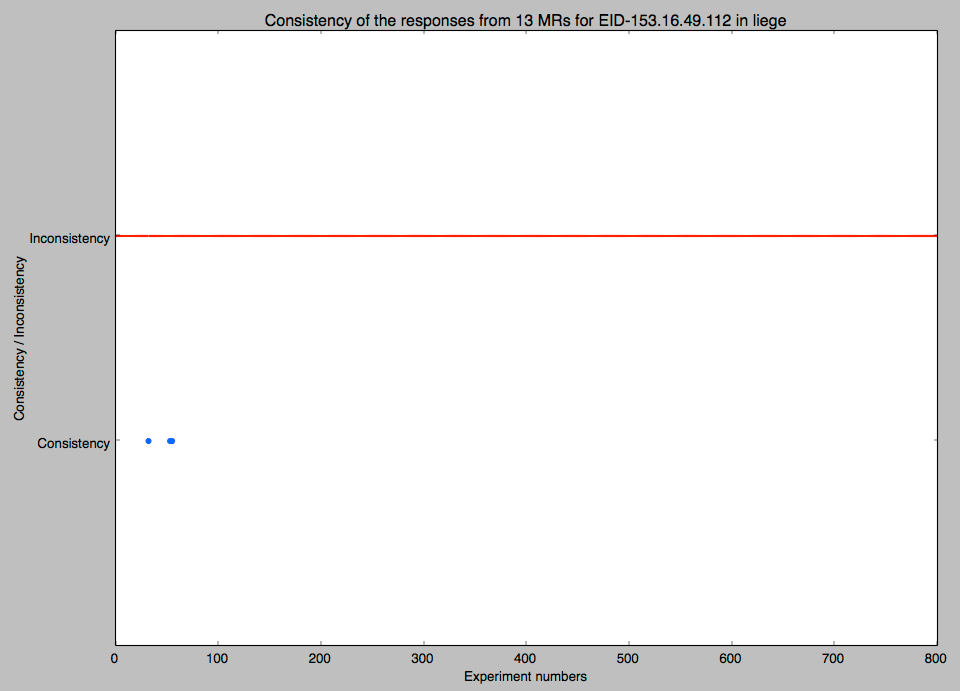

Write the Python code that produced this figure.
__author__ = 'yueli'
import numpy as np
import matplotlib.pyplot as plt

# Import the targeted raw CSV file
rawCSV_file1 = "/Users/yueli/Documents/Codes/TracesAnalyzer/log/For_MR/planetlab1-EID-153.16.49.112-MR-149.20.48.61.log.csv"
rawCSV_file2 = "/Users/yueli/Documents/Codes/TracesAnalyzer/log/For_MR/planetlab1-EID-153.16.49.112-MR-149.20.48.77.log.csv"
rawCSV_file3 = "/Users/yueli/Documents/Codes/TracesAnalyzer/log/For_MR/planetlab1-EID-153.16.49.112-MR-173.36.254.164.log.csv"
rawCSV_file4 = "/Users/yueli/Documents/Codes/TracesAnalyzer/log/For_MR/planetlab1-EID-153.16.49.112-MR-193.162.145.50.log.csv"
rawCSV_file5 = "/Users/yueli/Documents/Codes/TracesAnalyzer/log/For_MR/planetlab1-EID-153.16.49.112-MR-195.50.116.18.log.csv"
rawCSV_file6 = "/Users/yueli/Documents/Codes/TracesAnalyzer/log/For_MR/planetlab1-EID-153.16.49.112-MR-198.6.255.37.log.csv"
rawCSV_file7 = "/Users/yueli/Documents/Codes/TracesAnalyzer/log/For_MR/planetlab1-EID-153.16.49.112-MR-198.6.255.40.log.csv"
rawCSV_file8 = "/Users/yueli/Documents/Codes/TracesAnalyzer/log/For_MR/planetlab1-EID-153.16.49.112-MR-202.51.247.10.log.csv"
rawCSV_file9 = "/Users/yueli/Documents/Codes/TracesAnalyzer/log/For_MR/planetlab1-EID-153.16.49.112-MR-202.214.86.252.log.csv"
rawCSV_file10 = "/Users/yueli/Documents/Codes/TracesAnalyzer/log/For_MR/planetlab1-EID-153.16.49.112-MR-206.223.132.89.log.csv"
rawCSV_file11 = "/Users/yueli/Documents/Codes/TracesAnalyzer/log/For_MR/planetlab1-EID-153.16.49.112-MR-217.8.97.6.log.csv"
rawCSV_file12 = "/Users/yueli/Documents/Codes/TracesAnalyzer/log/For_MR/planetlab1-EID-153.16.49.112-MR-217.8.98.42.log.csv"
rawCSV_file13 = "/Users/yueli/Documents/Codes/TracesAnalyzer/log/For_MR/planetlab1-EID-153.16.49.112-MR-217.8.98.46.log.csv"



# Define a function to get the Time list from the CSV file
def getTime(rawCSV_file):
    i = -1
    for line in open(rawCSV_file):
        i = i + 1
        lines = line.split(";")
        if lines[0] == "Round Type":
            continue
        else:
            time.append(i)
    return time

# Define a function to get the RLOC list from the CSV file
def getRlocSet(rawCSV_file):
    i = -1
    rlocSet = []
    for line in open(rawCSV_file):
        i = i + 1
        lines = line.split(";")
        if lines[0] == "Round Type":
            continue
        else:
            if lines[0] == "NegativeReply":
                rlocSet.append(-1)
            elif lines[0] == "RoundNoReply":
                rlocSet.append(0)
            elif lines[0] == "RoundNormal":
                if int(lines[9]) == 1:
                    if lines[15] == "82.121.231.67":
                        rlocSet.append(1)
                    elif lines[15] == "192.168.1.66":
                        rlocSet.append(2)
                    elif lines[15] == "132.227.85.231":
                        rlocSet.append(3)
                elif int(lines[9]) == 2:
                    print "There are 2 RLOCs together"
                elif int(lines[9]) == 3:
                    print "There are 2 RLOCs together"
                else:
                    rlocSet.append(10)
            else:
                print "Unknown type exists"
    return rlocSet

time = []

time = getTime(rawCSV_file1)
rlocSet1 = getRlocSet(rawCSV_file1)
print rlocSet1.__len__()
rlocSet2 = getRlocSet(rawCSV_file2)
rlocSet3 = getRlocSet(rawCSV_file3)
rlocSet4 = getRlocSet(rawCSV_file4)
rlocSet5 = getRlocSet(rawCSV_file5)
rlocSet6 = getRlocSet(rawCSV_file6)
rlocSet7 = getRlocSet(rawCSV_file7)
rlocSet8 = getRlocSet(rawCSV_file8)
rlocSet9 = getRlocSet(rawCSV_file9)
rlocSet10 = getRlocSet(rawCSV_file10)
rlocSet11 = getRlocSet(rawCSV_file11)
rlocSet12 = getRlocSet(rawCSV_file12)
rlocSet13 = getRlocSet(rawCSV_file13)


consistency = []
inconsistency = []
for i in range(0, 801):
    if rlocSet1[i] == rlocSet2[i] == rlocSet3[i] == rlocSet4[i] == rlocSet5[i] == rlocSet6[i] == \
            rlocSet7[i] == rlocSet8[i] == rlocSet9[i] == rlocSet10[i] == rlocSet11[i] == rlocSet12[i] == rlocSet13[i]:
        consistency.append(1)
        inconsistency.append(-1)
    else:
        consistency.append(-1)
        inconsistency.append(2)

# Calculate the times of consistency
k = 0
for j in consistency:
    if j == 1:
        k = k + 1

print "There are", k, "times of consistency over", consistency.__len__(), "times of experiments"



# Plot part
plt.scatter(time, consistency, color='blue', s=20)
plt.scatter(time, inconsistency, color='red', s=1)

plt.xlabel("Experiment numbers")
plt.ylabel("Consistency / Inconsistency")
plt.title("Consistency of the responses from 13 MRs for EID-153.16.49.112 in liege")

plt.xlim(0, 801)
plt.ylim(0, 3)
plt.yticks((1, 2), ('Consistency', 'Inconsistency'))

#plt.savefig("/Users/yueli/Documents/Codes/TracesAnalyzer/Plot_new/Plot_variable_MR/Plot_variable_MR_consistency.pdf")
plt.show()

